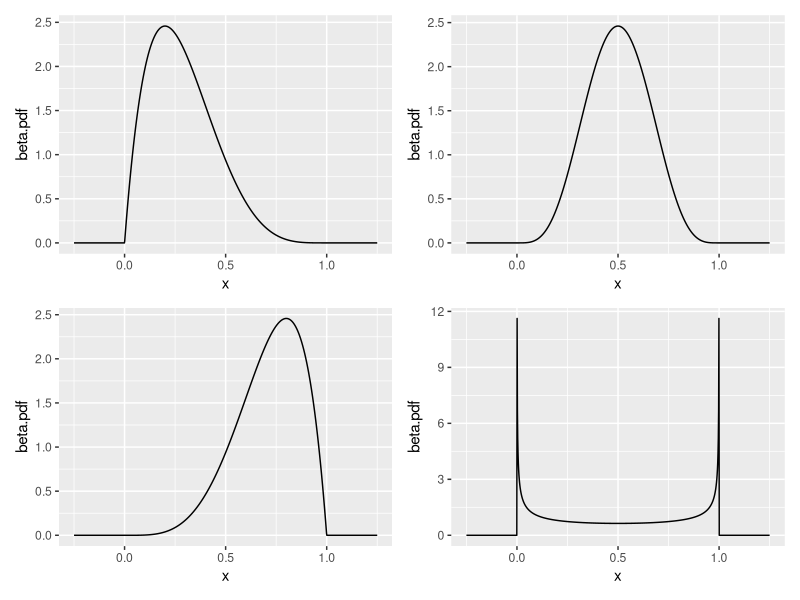

Recreate this plot in R.
library(tidyverse)
library(ggplot2)
library(patchwork)

calculate.data <- function(alpha, beta) {
  mean <- alpha/(alpha + beta)
  varience <- (alpha * beta) / (((alpha + beta)**2) * (alpha + beta + 1))
  skewness <- (2 * (beta - alpha) * ((alpha + beta + 1) ** (1/2))) / 
    ((alpha + beta + 2) * ((alpha * beta) ** (1/2)))
  kurt <- (6 * (((alpha + beta)**2) * (alpha + beta + 1) - (alpha * beta) * (alpha + beta + 2)) / 
             ((alpha * beta) * (alpha + beta + 2) * (alpha + beta + 3))) - 3
  
  data <- tibble(
    mean = mean,
    varience = varience,
    skewness = skewness,
    kurt = kurt
  )
  
  
  return(data)
}

make.plots <- function(alpha, beta) {
  beta.figure.data <- tibble(x = seq(-0.25, 1.25, length.out=1000))|>
    mutate(beta.pdf = dbeta(x, alpha, beta))
  
  ggplot(data = beta.figure.data) +
    geom_line(aes(x=x, y=beta.pdf))
}

data1 <- calculate.data(2, 5)
plot.data1 <- make.plots(2, 5)
data2 <- calculate.data(5, 5)
plot.data2 <- make.plots(5, 5)
data3 <- calculate.data(5, 2)
plot.data3 <- make.plots(5, 2)
data4 <- calculate.data(0.5, 0.5)
plot.data4 <- make.plots(0.5, 0.5)

plot.data1 + plot.data2 + plot.data3 + plot.data4

all.data <- rbind(data1,
                  data2,
                  data3,
                  data4)

beta.moment <- function(alpha, beta, k, centered) {
  
  if(centered == FALSE){
    integrand = function(x) {(x**k) * dbeta(x, alpha, beta)}
    value <- integrate(integrand, lower = -Inf, upper = Inf)$value
  }else if(centered == TRUE){
    integrand = function(x) {(x) * dbeta(x, alpha, beta)}
    mu <- integrate(integrand, lower = -Inf, upper = Inf)$value
    integrand = function(x) {((x-mu)**k) * dbeta(x, alpha, beta)}
    value <- integrate(integrand, lower = -Inf, upper = Inf)$value
  }
  
  return(value)
}


beta.moment(2,5,3,FALSE)



set.seed(7272)
n <- 500

get.data <- function(alpha, beta, n) {
  beta.sample <- rbeta(n = n, # sample size shape1 = alpha, # alpha parameter
                     shape1 = alpha,
                     shape2 = beta) # beta parameter
}

sample1 <- data.frame(get.data(2,5,n))
sample2 <- data.frame(get.data(5,5,n))
sample3 <- data.frame(get.data(5,2,n))
sample4 <- data.frame(get.data(0.5,0.5,n))


